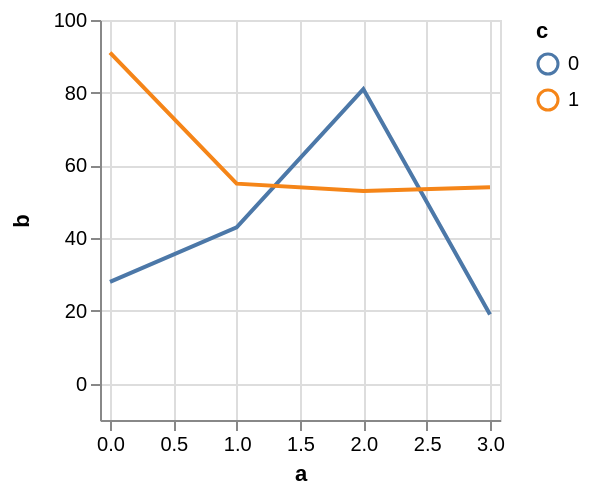

Source (Vega-Lite JSON):
### Vega specification from a JSON file in a GitHub repository (floating-point values rounded to 4 significant figures)
{"$schema": "https://vega.github.io/schema/vega/v4.json", "autosize": "pad", "padding": 5, "width": 200, "height": 200, "style": "cell", "data": [{"name": "source_0", "values": [{"a": 0, "b": 28, "c": 0}, {"a": 0, "b": 91, "c": 1}, {"a": 1, "b": 43, "c": 0}, {"a": 1, "b": 55, "c": 1}, {"a": 2, "b": 81, "c": 0}, {"a": 2, "b": 53, "c": 1}, {"a": 3, "b": 19, "c": 0}]}, {"name": "data_0", "source": "source_0", "transform": [{"type": "impute", "field": "b", "key": "a", "method": "value", "groupby": ["c"], "value": null}, {"type": "window", "as": ["imputed_b_value"], "ops": ["mean"], "fields": ["b"], "frame": [-2, 2], "ignorePeers": false, "groupby": ["c"]}, {"type": "formula", "expr": "datum.b === null ? datum.imputed_b_value : datum.b", "as": "b"}]}], "marks": [{"name": "pathgroup", "type": "group", "from": {"facet": {"name": "faceted_path_main", "data": "data_0", "groupby": ["c"]}}, "encode": {"update": {"width": {"field": {"group": "width"}}, "height": {"field": {"group": "height"}}}}, "marks": [{"name": "marks", "type": "line", "style": ["line"], "sort": {"field": "datum[\"a\"]", "order": "descending"}, "from": {"data": "faceted_path_main"}, "encode": {"update": {"stroke": {"scale": "color", "field": "c"}, "tooltip": {"signal": "{\"a\": format(datum[\"a\"], \"\"), \"b\": format(datum[\"b\"], \"\"), \"c\": ''+datum[\"c\"]}"}, "x": {"scale": "x", "field": "a"}, "y": {"scale": "y", "field": "b"}, "defined": {"signal": "datum[\"a\"] !== null && !isNaN(datum[\"a\"]) && datum[\"b\"] !== null && !isNaN(datum[\"b\"])"}}}}]}], "scales": [{"name": "x", "type": "linear", "domain": {"data": "data_0", "field": "a"}, "range": [0, {"signal": "width"}], "nice": 1, "zero": false, "padding": 5}, {"name": "y", "type": "linear", "domain": {"data": "data_0", "field": "b"}, "range": [{"signal": "height"}, 0], "nice": true, "zero": true, "padding": 5}, {"name": "color", "type": "ordinal", "domain": {"data": "data_0", "field": "c", "sort": true}, "range": "category"}], "axes": [{"scale": "x", "orient": "bottom", "grid": false, "title": "a", "labelFlush": true, "labelOverlap": true, "tickCount": {"signal": "ceil(width/40)"}, "zindex": 1}, {"scale": "x", "orient": "bottom", "gridScale": "y", "grid": true, "tickCount": {"signal": "ceil(width/40)"}, "domain": false, "labels": false, "maxExtent": 0, "minExtent": 0, "ticks": false, "zindex": 0}, {"scale": "y", "orient": "left", "grid": false, "title": "b", "labelOverlap": true, "tickCount": {"signal": "ceil(height/40)"}, "zindex": 1}, {"scale": "y", "orient": "left", "gridScale": "x", "grid": true, "tickCount": {"signal": "ceil(height/40)"}, "domain": false, "labels": false, "maxExtent": 0, "minExtent": 0, "ticks": false, "zindex": 0}], "legends": [{"stroke": "color", "gradientLength": {"signal": "clamp(height, 64, 200)"}, "title": "c"}], "config": {"axisY": {"minExtent": 30}}}
